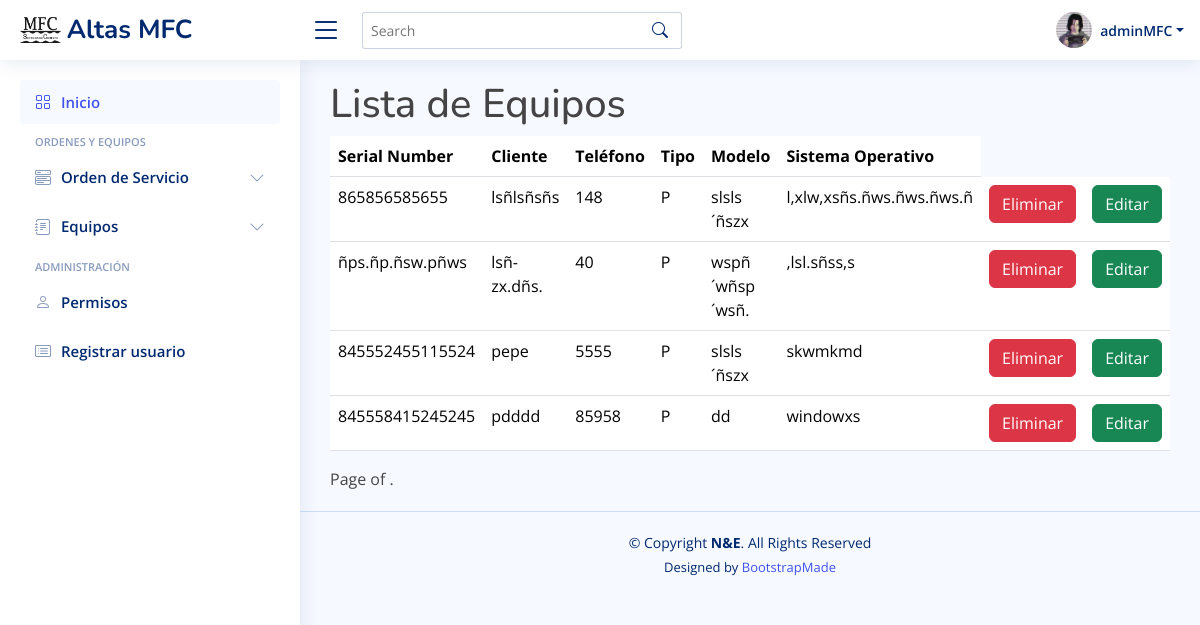
The app's page /equipos/ (signed in) with its own data.
### inicio/models.py (models this page shows, shortened)
class Equipo (models.Model):
    cliente_equipo = models.TextField(max_length=50, null=False)
    telefono_cliente = models.IntegerField(null=False)
    tipo = [
        ('E','Escritorio-CPU'),
        ('P','Portatil'),
        ('A','AIO'),
        ('I','Impresora'),
        ('M','Multifuncional'),
        ('T','Tablet')
    ]
    tipo_equipo = models.TextField(max_length=1, choices= tipo, default='P')
    marca_equipo = models.TextField(max_length=30, null=False)
    modelo_equipo = models.TextField(max_length=30, null=False)
    serial_number = models.TextField(max_length=15, null=False, blank=False,unique=True)
    accesorios_equipo = models.TextField(max_length=100,null=True)
    contraseña_equipo = models.TextField(max_length=30,null=True)
    sistema_operativo = models.TextField(max_length=30, null=False)

### inicio/views.py (the view)
# urls.py: path('equipos/', views.lista_equipos, name='Equipos'),
@login_required
def lista_equipos(request):
    context={
        'equipo': Equipo.objects.all()
    }
    return render(request, 'equipos/lista_equipos.html',context)

### inicio/templates/equipos/lista_equipos.html (shortened to what this page needs)
{% extends 'base.html' %}
{% block contenido %}
<h1>Lista de Equipos</h1>
    <table class="table">
        <thead>
            <tr>
                <th>Serial Number</th>
                <th>Cliente</th>
                <th>Teléfono</th>
                <th>Tipo</th>
                <th>Modelo</th>
                <th>Sistema Operativo</th>
            </tr>
        </thead>
        <tbody>
            {% for equipo in equipo %}
                <tr>
                    <td>{{equipo.serial_number}}</td>
                    <td>{{equipo.cliente_equipo}}</td>
                    <td>{{equipo.telefono_cliente}}</td>
                    <td>{{equipo.tipo_equipo}}</td>
                    <td>{{equipo.modelo_equipo}}</td>
                    <td>{{equipo.sistema_operativo}}</td>
                    <td><a class="btn btn-danger" href="eliminarEquipo/{{equipo.serial_number}}">Eliminar</a></td>
                    <td><a class="btn btn-success" href="editarEquipo/{{equipo.serial_number}}">Editar</a></td>
                </tr>
            {% endfor %}
        </tbody>
    </table>
    <div class="pagination">
        <span class="step-links">
            <span class="current">
                Page {{ page_obj.number }} of {{ page_obj.paginator.num_pages }}.
            </span>
        </span>
    </div>
{% endblock contenido %}

### inicio/templates/base.html (shortened to what this page needs)
{% load static %}
<!DOCTYPE html>
<html lang="en">
<head>
  <link href="{% static 'vendor/bootstrap/css/bootstrap.min.css' %}" rel="stylesheet">
  <link href="{% static 'vendor/bootstrap-icons/bootstrap-icons.css' %}" rel="stylesheet">
  <link href="{% static 'vendor/boxicons/css/boxicons.min.css' %}" rel="stylesheet">
  <link href="{% static 'vendor/quill/quill.snow.css' %}" rel="stylesheet">
  <link href="{% static 'vendor/quill/quill.bubble.css' %}" rel="stylesheet">
  <link href="{% static 'vendor/remixicon/remixicon.css' %}" rel="stylesheet">
  <link href="{% static 'vendor/simple-datatables/style.css' %}" rel="stylesheet">
  <link href="{% static 'css/style.css' %}" rel="stylesheet">
</head>
<body>
  <header id="header" class="header fixed-top d-flex align-items-center">
    <div class="d-flex align-items-center justify-content-between">
      <a href="index.html" class="logo d-flex align-items-center">
        <img src="{% static 'img/logo-mfc.png' %}" alt="">
        <span class="d-none d-lg-block">Altas MFC</span>
      </a>
      <i class="bi bi-list toggle-sidebar-btn"></i>
    </div>
    <div class="search-bar">
      <form class="search-form d-flex align-items-center" method="POST" action="#">
        <input type="text" name="query" placeholder="Search" title="Enter search keyword">
        <button type="submit" title="Search"><i class="bi bi-search"></i></button>
      </form>
    </div>
    <nav class="header-nav ms-auto">
      <ul class="d-flex align-items-center">
        <li class="nav-item dropdown pe-3">
          <a class="nav-link nav-profile d-flex align-items-center pe-0" href="#" data-bs-toggle="dropdown">
            <img src="{% static 'img/perfil-prueba.jpg' %}" alt="foto-perfil" class="rounded-circle">
            <span class="d-none d-md-block dropdown-toggle ps-2">{{user}}</span>
          </a>
        </li>
      </ul>
    </nav>
  </header>
  <aside id="sidebar" class="sidebar">
    <ul class="sidebar-nav" id="sidebar-nav">
      <li class="nav-item">
        <a class="nav-link " href="{% url 'Principal' %}">
          <i class="bi bi-grid"></i>
          <span>Inicio</span>
        </a>
      </li>
      <li class="nav-heading">Ordenes y Equipos</li>
      <li class="nav-item">
        <a class="nav-link collapsed" data-bs-target="#components-nav" data-bs-toggle="collapse" href="#">
          <i class="bi bi-menu-button-wide"></i><span>Orden de Servicio</span><i class="bi bi-chevron-down ms-auto"></i>
        </a>
      </li>
      <li class="nav-item">
        <a class="nav-link collapsed" data-bs-target="#forms-nav" data-bs-toggle="collapse" href="#">
          <i class="bi bi-journal-text"></i><span>Equipos</span><i class="bi bi-chevron-down ms-auto"></i>
        </a>
      </li>
      <li class="nav-heading">Administración</li>
      <li class="nav-item">
        <a class="nav-link collapsed" href="{% url 'usuarios' %}">
          <i class="bi bi-person"></i>
          <span>Permisos</span>
        </a>
      </li>
      <li class="nav-item">
        <a class="nav-link collapsed" href="{% url 'Registrar' %}">
          <i class="bi bi-card-list"></i>
          <span>Registrar usuario</span>
        </a>
      </li>
    </ul>
  </aside>
  <main id="main" class="main">
    {% block contenido %}
    {% endblock contenido %}
  </main>
  <footer id="footer" class="footer">
    <div class="copyright">
      &copy; Copyright <strong><span>N&amp;E</span></strong>. All Rights Reserved
    </div>
    <div class="credits">
      Designed by <a href="https://bootstrapmade.com/">BootstrapMade</a>
    </div>
  </footer>
</body>
</html>

### static/css/style.css (style rules this page uses)
:root { scroll-behavior: smooth; }
body { font-family: "Open Sans", sans-serif; background: #f6f9ff; color: #444444; }
a { color: #4154f1; text-decoration: none; }
h1, h2, h3, h4, h5, h6 { font-family: "Nunito", sans-serif; }
#main { margin-top: 60px; padding: 20px 30px; transition: all 0.3s; }
.logo { line-height: 1; }
@media (min-width: 1200px) { .logo { width: 280px; } }
.logo img { max-height: 26px; margin-right: 6px; }
.logo span { font-size: 26px; font-weight: 700; color: #012970; font-family: "Nunito", sans-serif; }
.header { transition: all 0.5s; z-index: 997; height: 60px; box-shadow: 0px 2px 20px rgba(1, 41, 112, 0.1); background-color: #fff; padding-left: 20px; }
.header .toggle-sidebar-btn { font-size: 32px; padding-left: 10px; cursor: pointer; color: #012970; }
.header .search-bar { min-width: 360px; padding: 0 20px; }
.header .search-form { width: 100%; }
.header .search-form input { border: 0; font-size: 14px; color: #012970; border: 1px solid rgba(1, 41, 112, 0.2); padding: 7px 38px 7px 8px; border-radius: 3px; transition: 0.3s; width: 100%; }
.header .search-form button { border: 0; padding: 0; margin-left: -30px; background: none; }
.header .search-form button i { color: #012970; }
.header-nav ul { list-style: none; }
.header-nav>ul { margin: 0; padding: 0; }
.header-nav .nav-profile { color: #012970; }
.header-nav .nav-profile img { max-height: 36px; }
.header-nav .nav-profile span { font-size: 14px; font-weight: 600; }
.sidebar { position: fixed; top: 60px; left: 0; bottom: 0; width: 300px; z-index: 996; transition: all 0.3s; padding: 20px; overflow-y: auto; scrollbar-width: thin; scrollbar-color: #aab7cf transparent; box-shadow: 0px 0px 20px rgba(1, 41, 112, 0.1); background-color: #fff; }
@media (min-width: 1200px) { #main, #footer { margin-left: 300px; } }
.sidebar-nav { padding: 0; margin: 0; list-style: none; }
.sidebar-nav li { padding: 0; margin: 0; list-style: none; }
.sidebar-nav .nav-item { margin-bottom: 5px; }
.sidebar-nav .nav-heading { font-size: 11px; text-transform: uppercase; color: #899bbd; font-weight: 600; margin: 10px 0 5px 15px; }
.sidebar-nav .nav-link { display: flex; align-items: center; font-size: 15px; font-weight: 600; color: #4154f1; transition: 0.3; background: #f6f9ff; padding: 10px 15px; border-radius: 4px; }
.sidebar-nav .nav-link i { font-size: 16px; margin-right: 10px; color: #4154f1; }
.sidebar-nav .nav-link.collapsed { color: #012970; background: #fff; }
.sidebar-nav .nav-link.collapsed i { color: #899bbd; }
.sidebar-nav .nav-link .bi-chevron-down { margin-right: 0; transition: transform 0.2s ease-in-out; }
.footer { padding: 20px 0; font-size: 14px; transition: all 0.3s; border-top: 1px solid #cddfff; }
.footer .copyright { text-align: center; color: #012970; }
.footer .credits { padding-top: 5px; text-align: center; font-size: 13px; color: #012970; }

### records on screen
Equipo: serial_number "865856585655", cliente_equipo "lsñlsñsñs", telefono_cliente "148", tipo_equipo "P", modelo_equipo "slsls´ñszx", sistema_operativo "l,xlw,xsñs.ñws.ñws.ñws.ñ"
Equipo: serial_number "ñps.ñp.ñsw.pñws", cliente_equipo "lsñ-zx.dñs.", telefono_cliente "40", tipo_equipo "P", modelo_equipo "wspñ´wñsp´wsñ.", sistema_operativo ",lsl.sñss,s"
Equipo: serial_number "845552455115524", cliente_equipo "pepe", telefono_cliente "5555", tipo_equipo "P", modelo_equipo "slsls´ñszx", sistema_operativo "skwmkmd"
Equipo: serial_number "845558415245245", cliente_equipo "pdddd", telefono_cliente "85958", tipo_equipo "P", modelo_equipo "dd", sistema_operativo "windowxs"

### other values on screen
{{ user }} "adminMFC"
